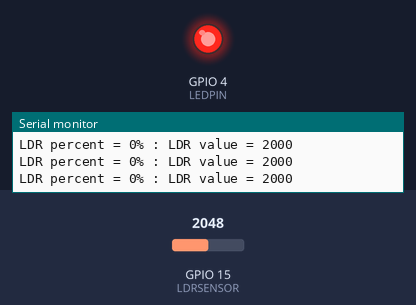
The sketch below on a simulated ESP32. On the bench: output pins drawn as LEDs (lit = HIGH), the last lines printed to the serial monitor. The test bench sets the inputs (shaded band); at power-on: GPIO 15 (LDRSENSOR) = 2048.

Above: at 1.2 s.
1.3 s: GPIO 15 (LDRSENSOR) set to 1449
2.8 s: GPIO 15 (LDRSENSOR) set to 1350
At 4.0 s:
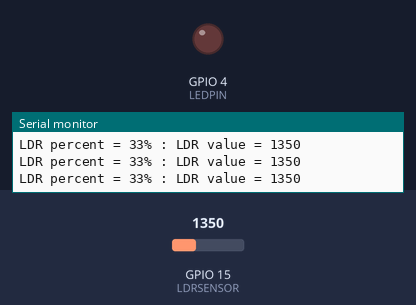
4.3 s: GPIO 15 (LDRSENSOR) set to 2040
At 5.4 s:
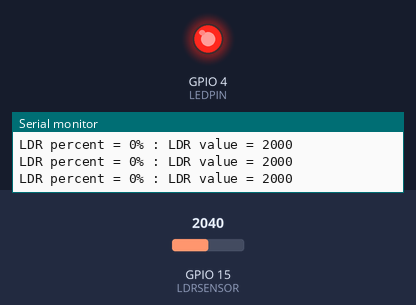
5.8 s: GPIO 15 (LDRSENSOR) set to 1228
At 6.7 s:
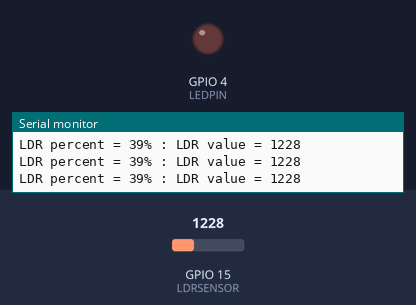
Timing chart, 0 to 8.3 s (numbered marks = the images above; inputs shaded):
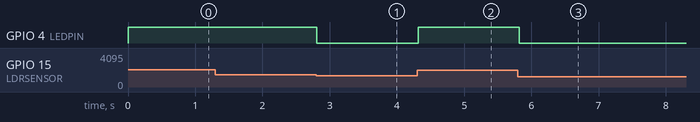

Measured:
- the behaviour switches between 1420 and 1419 on GPIO 15 (LDRSENSOR) (found by bisection; images 0 and 1)
- after the input at 2.8 s, GPIO 4 (LEDPIN): HIGH → LOW at once
- after the input at 4.3 s, GPIO 4 (LEDPIN): LOW → HIGH at once
- after the input at 5.8 s, GPIO 4 (LEDPIN): HIGH → LOW at once

The sketch:

sketch.ino
```cpp
int LDRSENSOR = 15;
int LEDPIN = 4;
void setup() {
  // put your setup code here, to run once:
  Serial.begin(115200);
  pinMode(LEDPIN, OUTPUT);
}

void loop() {
  // put your main code here, to run repeatedly:
  int value=analogRead(LDRSENSOR);
  if(value<0){
    value=0;
  }else if(value>2000){
    value=2000;
  }
  int PercentValue = map(value,0,2000,100,0);
  if(PercentValue<30){
    digitalWrite(LEDPIN, HIGH);
  }else{
    digitalWrite(LEDPIN, LOW);
  }
  Serial.print("LDR percent = ");
  Serial.print(PercentValue);
  Serial.print("% : LDR value = ");
  Serial.println(value);
  delay(100); // this speeds up the simulation
}
```
